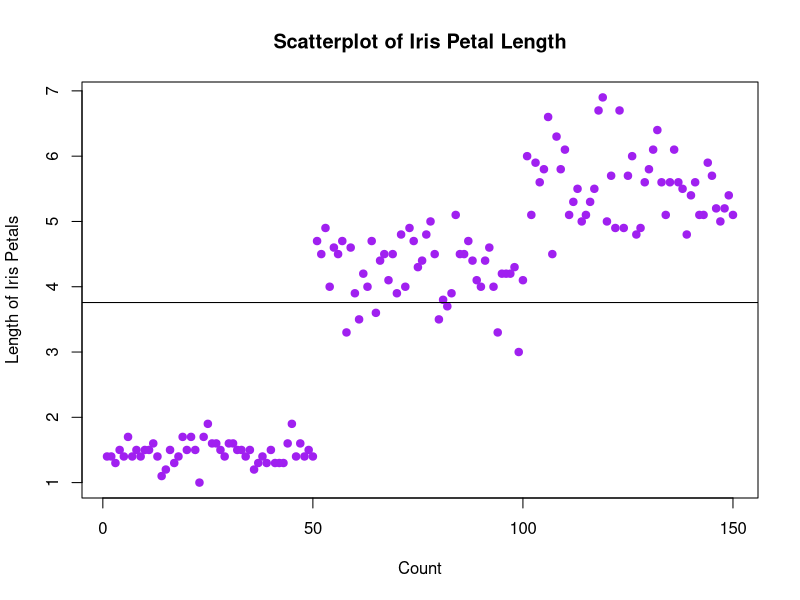

Source code (R):
# Name: Christopher Kingston
# Date: 02/01/2023
# Assignment 3b

?iris
Myiris <- iris
typeof(Myiris)
class(Myiris)
str(Myiris)
dim(Myiris)

# Names of the Columns
Myiris_names <- names(Myiris)
Myiris_names

# Summary Stats of Petal Length
My.Petal.Length <- Myiris$Petal.Length
Petal.Length.stats <- summary(My.Petal.Length)
Petal.Length.stats

# Petal Length Mean & Standard Deviation
Petal.Length.mean <- mean(My.Petal.Length)
Petal.Leangth.std <- sd(My.Petal.Length)
sprintf('Mean=%f and std=%f',Petal.Length.mean,Petal.Leangth.std)

# Petal Scatterplot
plot(My.Petal.Length,
     pch = 19,
     col = 'purple',
     main = 'Scatterplot of Iris Petal Length',
     xlab = 'Count',
     ylab = 'Length of Iris Petals')

# Computing lines for 2 Standard Deviations and Mean
P.left = Petal.Length.mean - 2*Petal.Leangth.std
P.right = Petal.Length.mean + 2*Petal.Leangth.std
sprintf('P_left = %f and P_right = %f', P.left, P.right)
abline(h=0.227404)
abline(h=7.288596)
abline(h=3.758000)

max(My.Petal.Length)
min(My.Petal.Length)

# Lines for two standard deviations out from the mean are not visible within the bounded range of the data
